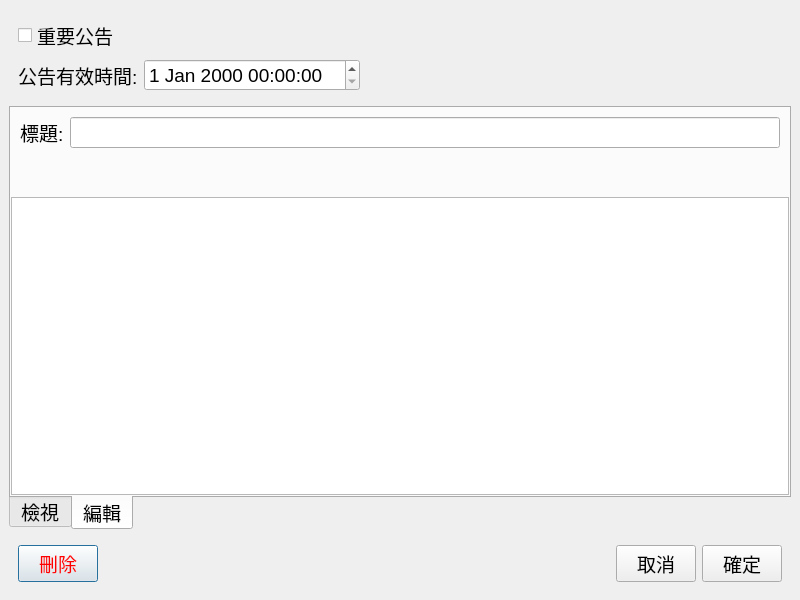
<?xml version="1.0" encoding="UTF-8"?>
<ui version="4.0">
 <class>DialogBulletinEdit</class>
 <widget class="QDialog" name="DialogBulletinEdit">
  <property name="geometry">
   <rect>
    <x>0</x>
    <y>0</y>
    <width>800</width>
    <height>600</height>
   </rect>
  </property>
  <property name="windowTitle">
   <string>Dialog</string>
  </property>
  <layout class="QGridLayout" name="gridLayout">
   <property name="leftMargin">
    <number>0</number>
   </property>
   <property name="topMargin">
    <number>0</number>
   </property>
   <property name="rightMargin">
    <number>0</number>
   </property>
   <property name="bottomMargin">
    <number>0</number>
   </property>
   <property name="spacing">
    <number>0</number>
   </property>
   <item row="0" column="0">
    <widget class="QWidget" name="wBg" native="true">
     <property name="font">
      <font>
       <pointsize>14</pointsize>
      </font>
     </property>
     <layout class="QGridLayout" name="gridLayout_3">
      <item row="1" column="0">
       <widget class="QWidget" name="widget" native="true">
        <layout class="QGridLayout" name="gridLayout_2">
         <property name="leftMargin">
          <number>0</number>
         </property>
         <property name="topMargin">
          <number>0</number>
         </property>
         <property name="rightMargin">
          <number>0</number>
         </property>
         <property name="bottomMargin">
          <number>0</number>
         </property>
         <item row="0" column="0">
          <widget class="QTabWidget" name="tabWidget">
           <property name="tabPosition">
            <enum>QTabWidget::South</enum>
           </property>
           <property name="currentIndex">
            <number>1</number>
           </property>
           <widget class="QWidget" name="tab">
            <attribute name="title">
             <string>檢視</string>
            </attribute>
            <layout class="QGridLayout" name="gridLayout_8">
             <property name="leftMargin">
              <number>0</number>
             </property>
             <property name="topMargin">
              <number>0</number>
             </property>
             <property name="rightMargin">
              <number>0</number>
             </property>
             <property name="bottomMargin">
              <number>0</number>
             </property>
             <property name="spacing">
              <number>9</number>
             </property>
             <item row="0" column="0" colspan="2">
              <widget class="QWidget" name="widget_2" native="true">
               <property name="minimumSize">
                <size>
                 <width>40</width>
                 <height>40</height>
                </size>
               </property>
               <layout class="QFormLayout" name="formLayout">
                <item row="0" column="0">
                 <widget class="QLabel" name="label">
                  <property name="sizePolicy">
                   <sizepolicy hsizetype="Fixed" vsizetype="Preferred">
                    <horstretch>0</horstretch>
                    <verstretch>0</verstretch>
                   </sizepolicy>
                  </property>
                  <property name="text">
                   <string>標題:</string>
                  </property>
                 </widget>
                </item>
                <item row="0" column="1">
                 <widget class="QLabel" name="lbTitle">
                  <property name="text">
                   <string/>
                  </property>
                 </widget>
                </item>
                <item row="1" column="0">
                 <widget class="QLabel" name="tUser">
                  <property name="text">
                   <string>發佈者:</string>
                  </property>
                 </widget>
                </item>
                <item row="1" column="1">
                 <widget class="QLabel" name="lbUser">
                  <property name="sizePolicy">
                   <sizepolicy hsizetype="Fixed" vsizetype="Preferred">
                    <horstretch>0</horstretch>
                    <verstretch>0</verstretch>
                   </sizepolicy>
                  </property>
                  <property name="minimumSize">
                   <size>
                    <width>80</width>
                    <height>0</height>
                   </size>
                  </property>
                  <property name="text">
                   <string/>
                  </property>
                  <property name="alignment">
                   <set>Qt::AlignLeading|Qt::AlignLeft|Qt::AlignVCenter</set>
                  </property>
                 </widget>
                </item>
               </layout>
              </widget>
             </item>
             <item row="1" column="0" colspan="2">
              <widget class="QTextEdit" name="txContent">
               <property name="readOnly">
                <bool>true</bool>
               </property>
              </widget>
             </item>
            </layout>
           </widget>
           <widget class="QWidget" name="tab_2">
            <attribute name="title">
             <string>編輯</string>
            </attribute>
            <layout class="QVBoxLayout" name="verticalLayout">
             <property name="spacing">
              <number>9</number>
             </property>
             <property name="leftMargin">
              <number>0</number>
             </property>
             <property name="topMargin">
              <number>0</number>
             </property>
             <property name="rightMargin">
              <number>0</number>
             </property>
             <property name="bottomMargin">
              <number>0</number>
             </property>
             <item>
              <widget class="QWidget" name="widget_3" native="true">
               <property name="minimumSize">
                <size>
                 <width>40</width>
                 <height>40</height>
                </size>
               </property>
               <layout class="QFormLayout" name="formLayout_2">
                <property name="leftMargin">
                 <number>9</number>
                </property>
                <property name="topMargin">
                 <number>9</number>
                </property>
                <property name="rightMargin">
                 <number>9</number>
                </property>
                <property name="bottomMargin">
                 <number>40</number>
                </property>
                <item row="0" column="0">
                 <widget class="QLabel" name="label_4">
                  <property name="sizePolicy">
                   <sizepolicy hsizetype="Fixed" vsizetype="Preferred">
                    <horstretch>0</horstretch>
                    <verstretch>0</verstretch>
                   </sizepolicy>
                  </property>
                  <property name="text">
                   <string>標題:</string>
                  </property>
                 </widget>
                </item>
                <item row="0" column="1">
                 <widget class="QLineEdit" name="txTitle"/>
                </item>
               </layout>
              </widget>
             </item>
             <item>
              <widget class="QTextEdit" name="txContentSrc"/>
             </item>
            </layout>
           </widget>
          </widget>
         </item>
        </layout>
       </widget>
      </item>
      <item row="0" column="0">
       <widget class="QWidget" name="wTop" native="true">
        <property name="minimumSize">
         <size>
          <width>0</width>
          <height>40</height>
         </size>
        </property>
        <layout class="QGridLayout" name="gridLayout_4">
         <item row="1" column="0">
          <widget class="QLabel" name="label_3">
           <property name="text">
            <string>公告有效時間:</string>
           </property>
          </widget>
         </item>
         <item row="0" column="0" colspan="2">
          <widget class="QCheckBox" name="cbTop">
           <property name="text">
            <string>重要公告</string>
           </property>
          </widget>
         </item>
         <item row="1" column="1">
          <widget class="QDateTimeEdit" name="dateEnd"/>
         </item>
         <item row="1" column="2">
          <spacer name="horizontalSpacer_2">
           <property name="orientation">
            <enum>Qt::Horizontal</enum>
           </property>
           <property name="sizeHint" stdset="0">
            <size>
             <width>40</width>
             <height>20</height>
            </size>
           </property>
          </spacer>
         </item>
        </layout>
       </widget>
      </item>
      <item row="2" column="0">
       <widget class="QStackedWidget" name="stackedBottom">
        <property name="sizePolicy">
         <sizepolicy hsizetype="Preferred" vsizetype="Fixed">
          <horstretch>0</horstretch>
          <verstretch>0</verstretch>
         </sizepolicy>
        </property>
        <property name="minimumSize">
         <size>
          <width>0</width>
          <height>40</height>
         </size>
        </property>
        <property name="currentIndex">
         <number>0</number>
        </property>
        <widget class="QWidget" name="page0">
         <layout class="QHBoxLayout" name="horizontalLayout">
          <item>
           <widget class="QPushButton" name="btnDel">
            <property name="font">
             <font>
              <pointsize>14</pointsize>
             </font>
            </property>
            <property name="styleSheet">
             <string notr="true">color: rgb(255, 0, 0);</string>
            </property>
            <property name="text">
             <string>刪除</string>
            </property>
           </widget>
          </item>
          <item>
           <spacer name="horizontalSpacer">
            <property name="orientation">
             <enum>Qt::Horizontal</enum>
            </property>
            <property name="sizeHint" stdset="0">
             <size>
              <width>355</width>
              <height>20</height>
             </size>
            </property>
           </spacer>
          </item>
          <item>
           <widget class="QPushButton" name="btnCancel">
            <property name="text">
             <string>取消</string>
            </property>
           </widget>
          </item>
          <item>
           <widget class="QPushButton" name="btnOk">
            <property name="text">
             <string>確定</string>
            </property>
           </widget>
          </item>
         </layout>
        </widget>
        <widget class="QWidget" name="page">
         <layout class="QGridLayout" name="gridLayout_5">
          <item row="0" column="0">
           <widget class="QPushButton" name="btnClose">
            <property name="sizePolicy">
             <sizepolicy hsizetype="Fixed" vsizetype="Fixed">
              <horstretch>0</horstretch>
              <verstretch>0</verstretch>
             </sizepolicy>
            </property>
            <property name="text">
             <string>關閉</string>
            </property>
           </widget>
          </item>
         </layout>
        </widget>
       </widget>
      </item>
     </layout>
    </widget>
   </item>
  </layout>
 </widget>
 <resources/>
 <connections/>
</ui>
